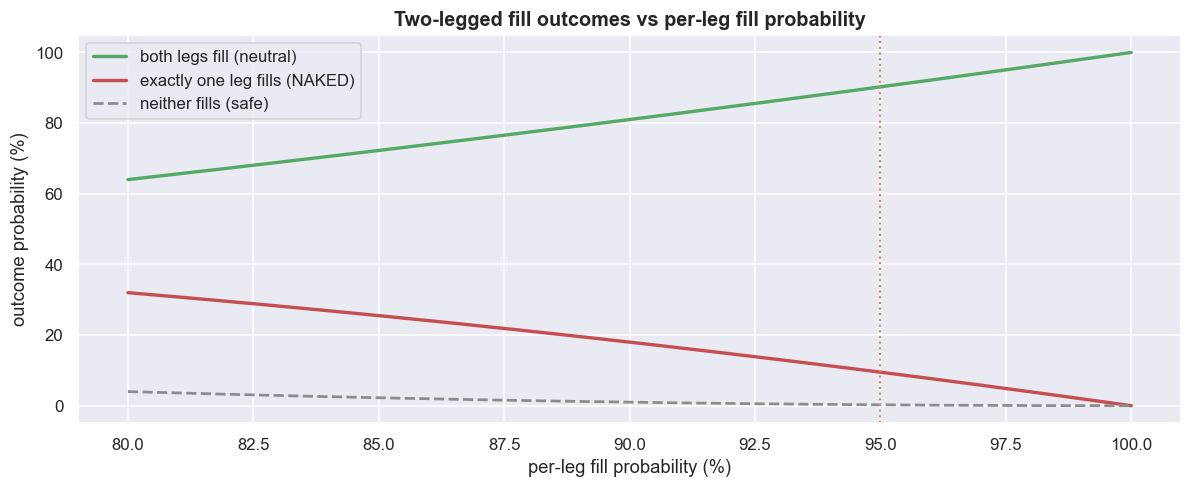

Generate this figure with Python:
# Partial fills and hedge-leg failure: the cost of NOT being neutral.
# If each leg independently fills with probability p, how often is the pair fully hedged,
# and how often are you left holding ONE naked directional leg?
p = np.linspace(0.80, 1.00, 200)
both_filled  = p * p                       # neutral pair
one_naked    = 2 * p * (1 - p)             # exactly one leg fills -> naked directional risk
none_filled  = (1 - p) ** 2                # no trade (the safe failure)

fig, ax = plt.subplots(figsize=(11, 4.6))
ax.plot(p*100, both_filled*100, color=C["green"], lw=2.2, label="both legs fill (neutral)")
ax.plot(p*100, one_naked*100,   color=C["red"],   lw=2.2, label="exactly one leg fills (NAKED)")
ax.plot(p*100, none_filled*100, color=C["grey"],  lw=1.8, ls="--", label="neither fills (safe)")
ax.axvline(95, color=C["amber"], ls=":", lw=1.4)
ax.set_title("Two-legged fill outcomes vs per-leg fill probability")
ax.set_xlabel("per-leg fill probability (%)"); ax.set_ylabel("outcome probability (%)"); ax.legend()
plt.tight_layout(); plt.show()

for pv in (0.95, 0.90):
    print(f"per-leg fill {pv:.0%}:  both-filled {pv*pv:.1%},  ONE-LEG-NAKED {2*pv*(1-pv):.1%}")
print("A 95%-reliable fill on each leg still leaves you naked ~1 trade in 10 - and naked is")
print("not a small directional bet, it is a full single-stock position the strategy never sized for.")
